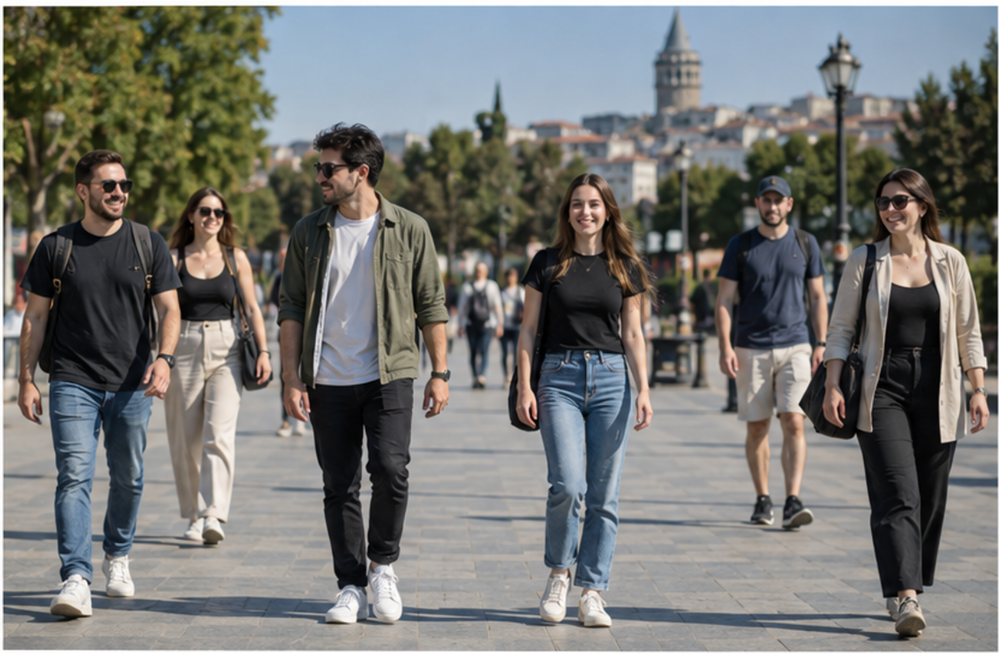
#> input picture opencv-yuz-insan-tespiti/images/insanlar.png, 1000 x 653 px, shrunk from 1420 x 927 before the run, given in place of the camera
$ python kamera_yuz_goz_tespiti.py
#> lines starting #> are read from the running program, lines starting #| are printed output that depends on the picture; after the words box and inside, x2 and y2 are one past the last pixel; in counts of white or black regions, pixels touching at a corner belong together
import cv2

face_cascade_path = (
    cv2.data.haarcascades
    + "haarcascade_frontalface_default.xml"
)

eye_cascade_path = (
    cv2.data.haarcascades
    + "haarcascade_eye_tree_eyeglasses.xml"
)

# cascade sınıflandırıcıları yükle
face_cascade = cv2.CascadeClassifier(face_cascade_path)
eye_cascade = cv2.CascadeClassifier(eye_cascade_path)

if face_cascade.empty() or eye_cascade.empty():
    raise RuntimeError("cascade modelleri yuklenemedi")

# bilgisyar kamerasını aç
capture = cv2.VideoCapture(0)

if not capture.isOpened():
    raise RuntimeError("kamera acilmadi")

while True:
    success, frame = capture.read()
#> frame is the input picture: shape (653, 1000, 3); mean B, G, R 114.4, 117.6, 117.3

    if not success:
        break

    # kamera görüntüsü yatay çevirme
    frame = cv2.flip(frame, 1)

    gray = cv2.cvtColor(frame, cv2.COLOR_BGR2GRAY)
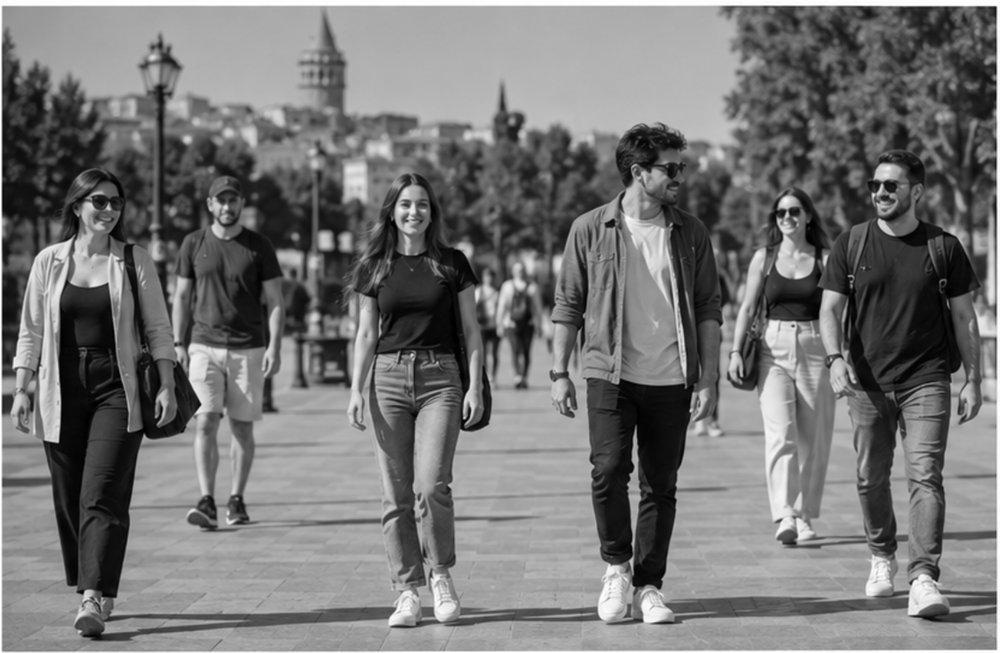
#> gray: shape (653, 1000); min 0, max 255, mean 117.1

    # kare içerisinde ki kontrastı iyileştir
    gray = cv2.equalizeHist(gray)
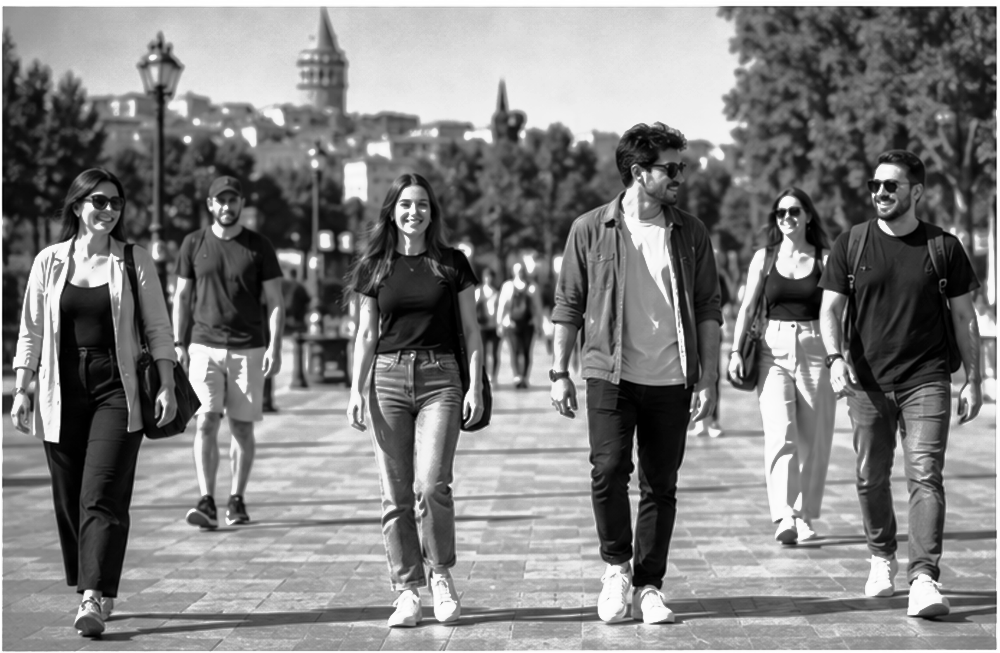
#> gray: shape (653, 1000); min 0, max 255, mean 128.3

    # kamera karesindeki yüzleri bul
    faces = face_cascade.detectMultiScale(gray, scaleFactor=1.1, minNeighbors=5, minSize=(40,40))
#> faces = [[859, 165, 53, 53], [388, 184, 52, 52], [765, 194, 49, 49], [696, 297, 56, 56]]

    for x, y, width, height in faces:

        cv2.rectangle(frame, (x,y), (x+width, y+ height),(0,255,0),2)
        # ROI
        face_roi_gray = gray[y: y + height, x: x + width]

        face_roi_color = frame[y: y + height, x: x + width]

        # göz tespiti
        eyes = eye_cascade.detectMultiScale(face_roi_gray, scaleFactor=1.1, minNeighbors=5, minSize=(20,20))

        for eye_x, eye_y, eye_width, eye_height in eyes:
            cv2.rectangle(face_roi_color, (eye_x, eye_y), (eye_x + eye_width, eye_y+ eye_height),(255,0,0),2)
#> this loop made 4 passes
#> pass 1, `face_roi_color = frame[y: y + height, x: x + width]`:
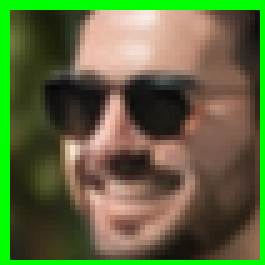
#> face_roi_color: shape (53, 53, 3) (shown 5 times larger); mean B, G, R 62.4, 105.1, 95.2
#> after the loop:
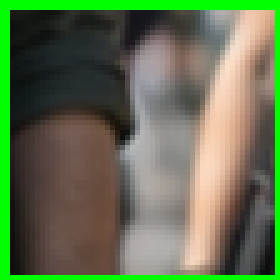
#> face_roi_color: shape (56, 56, 3) (shown 5 times larger); mean B, G, R 80.7, 114.1, 98.7
#> after the loop:
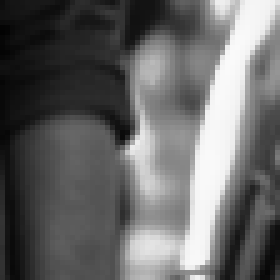
#> face_roi_gray: shape (56, 56) (shown 5 times larger); min 2, max 250, mean 102.8
#> after the loop:
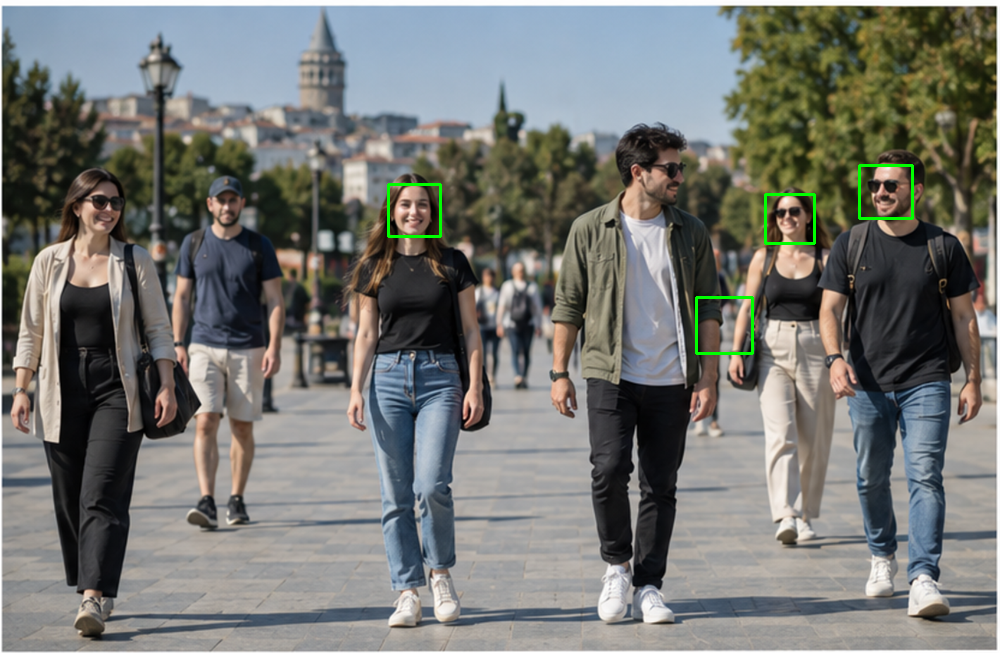
#> frame: shape (653, 1000, 3); mean B, G, R 114.1, 118.3, 117

    # karede bulunan yüz sayısını ekrana yazdır
    cv2.putText(frame, f"Yuz sayisi: {len(faces)}", (20,40), cv2.FONT_HERSHEY_SIMPLEX, 0.8, (0,255,0),2)
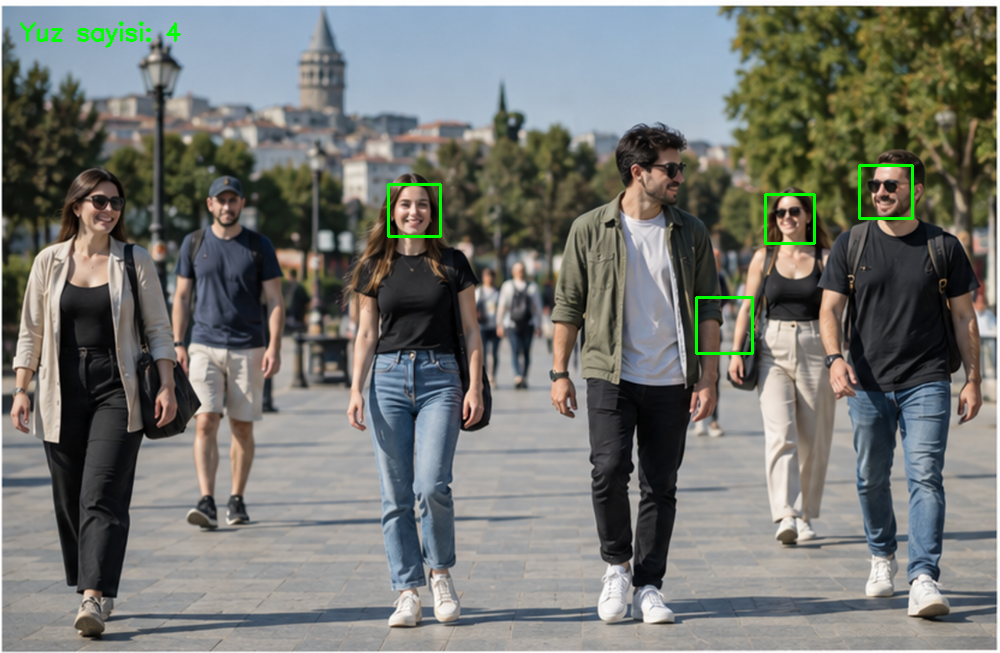
#> frame: shape (653, 1000, 3); 0.15% of pixels changed, all inside (x1, y1, x2, y2) = (20, 21, 181, 48)

    cv2.imshow("gercek zamanli yuz ve goz tespiti", frame)

    if cv2.waitKey(1) & 0xFF == ord("q"):
#> (key q is pressed here)
        break

capture.release()
cv2.destroyAllWindows()

$ run again, on opencv-yuz-insan-tespiti/images/yuz.png
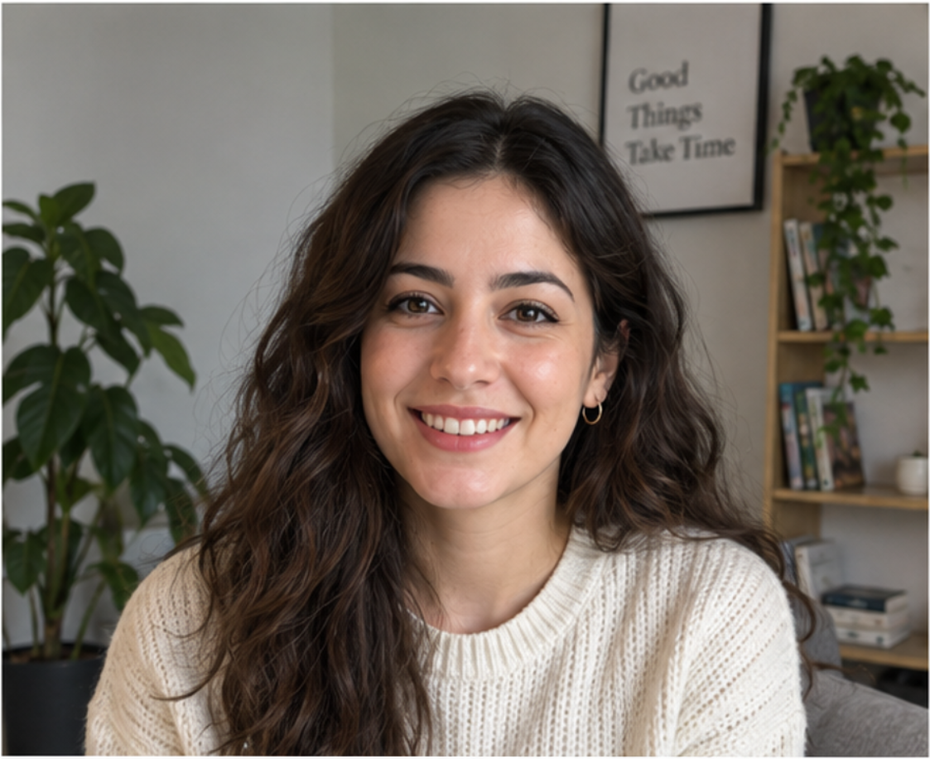
#> input picture opencv-yuz-insan-tespiti/images/yuz.png, 930 x 759 px, shrunk from 1123 x 916 before the run, given in place of the camera
#> frame is the input picture: shape (759, 930, 3); mean B, G, R 95.8, 104.9, 114
#> faces = [[300, 193, 304, 304]]
#> the loop `for x, y, width, height in faces: ` made 1 pass
#> (x, y, width, height, eyes) on pass 1: (300, 193, 304, 304, [[183, 84, 59, 59], [71, 91, 62, 62]])
#> after the loop `for x, y, width, height in faces:`:
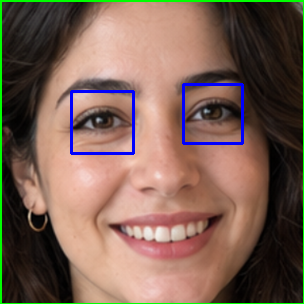
#> face_roi_color: shape (304, 304, 3); mean B, G, R 84.5, 97.6, 123.3
#> `cv2.putText(frame, f"Yuz sayisi: {len(faces)}", (20,40), cv2.FONT_HERS..`:
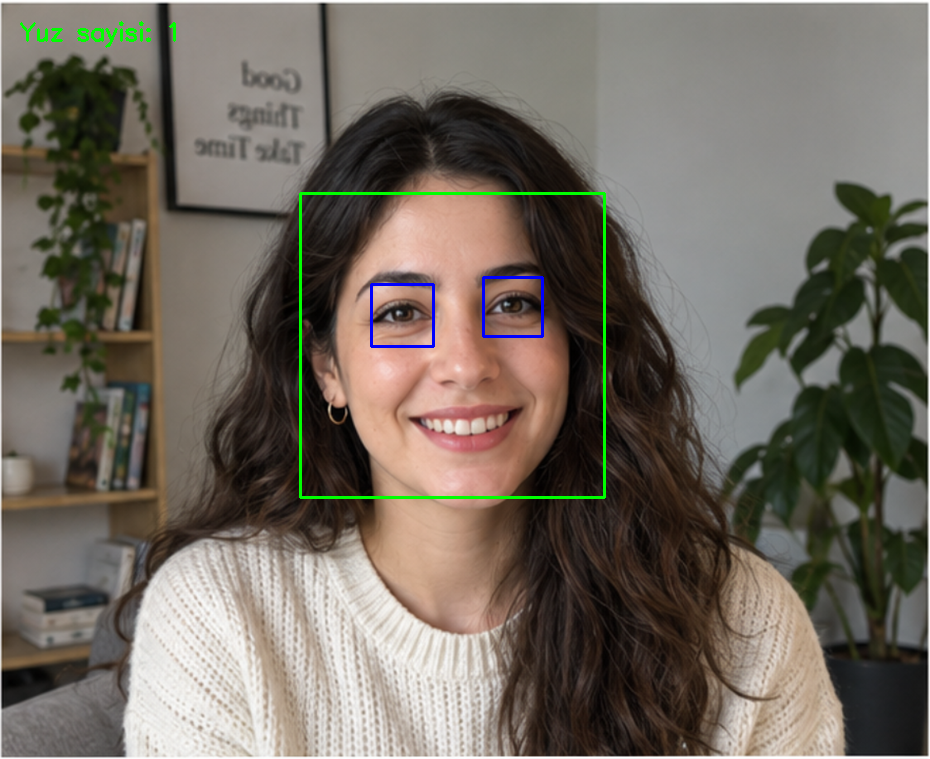
#> frame: shape (759, 930, 3); mean B, G, R 95.7, 105.8, 113.1
